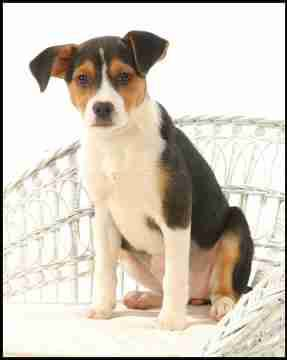
#> input picture Lab_03/data/doga.jpg, 287 x 360 px, found by its file name
$ jupyter execute IVP_Lab_03.ipynb
#> lines starting #> are read from the running program, lines starting #| are printed output that depends on the picture
Image Manipulations

1) Create numpy array from image object.

[cell 1]
from PIL import Image
from IPython.display import display

img = Image.open('doga.jpg')
#> img is the input picture: PIL image 287x360 RGB; mean R, G, B 210.7, 202.7, 190
print("Type : ", type(img))
#| Type :  <class 'PIL.JpegImagePlugin.JpegImageFile'>
display(img)

[cell 2]
#converting into numpy array
import numpy as np

img_arr = np.array(img)
print("Type : ", type(img_arr))
#| Type :  <class 'numpy.ndarray'>
print("Shape : ", img_arr.shape)
#| Shape :  (360, 287, 3)
print(img_arr)
#> (printed output is left out)

[cell 3]
#converting numpy object into pil image
img_pil = Image.fromarray(img_arr)

print("Type : ", type(img_pil))
#| Type :  <class 'PIL.Image.Image'>
display(img_pil)

2) Converting from one file format to another.

[cell 4]
#jpg to png using PIL

img_jpg = Image.open('dogb.jpg')
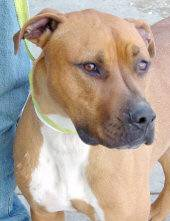
#> input picture Lab_03/data/dogb.jpg, 170 x 221 px, found by its file name
#> img_jpg is the input picture: PIL image 170x221 RGB; mean R, G, B 177.7, 162.9, 149.8
img_jpg.save('dogb.png')

[cell 5]
#lets load the saved png image
img_png = Image.open('dogb.png')
display(img_png)

[cell 6]
#png to jpg using PIL

save_jpg = img_png.save('saved.jpg')

[cell 7]
jpg = Image.open('saved.jpg')
display(jpg)

3) Cropping an Image.
Take RGB image and crop it.

[cell 8]
#using direct function in python

img_crop = jpg.crop((0, 0, 100, 100))
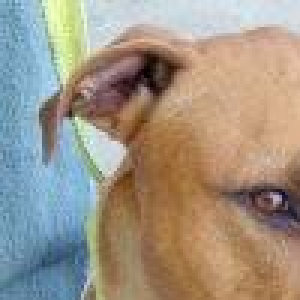
#> img_crop: PIL image 100x100 RGB (shown 3 times larger); mean R, G, B 159.6, 148.8, 134.4

display(jpg, 'original')
print("\n--------------------------------------\n")
display(img_crop, 'cropped')

[cell 9]
#cropping using indexing

img_arr = np.array(jpg)
print(img_arr.shape)
#| (221, 170, 3)

img_arr = img_arr[0 : 100, 0 : 100]
img_crop = Image.fromarray(img_arr)
print(img_arr.shape)
#| (100, 100, 3)
display(jpg, 'original')
print("\n--------------------------------------\n")
display(img_crop, 'cropped')

4) Negative of an Image.

[cell 10]
img_neg = 255 - img_arr
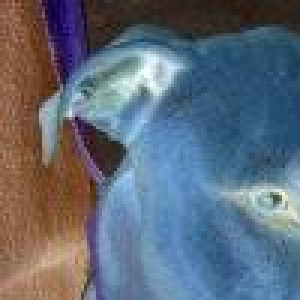
#> img_neg: shape (100, 100, 3) (shown 3 times larger); mean R, G, B 95.4, 106.2, 120.6

[cell 11]
import matplotlib.pyplot as plt

plt.subplot(2, 2, 1)
#> (this line was passed over: IPython is not available in this run)
plt.imshow(img_arr)
#> (this line was passed over: IPython is not available in this run)

plt.subplot(2, 2, 2)
#> (this line was passed over: IPython is not available in this run)
plt.imshow(img_neg)
#> (this line was passed over: IPython is not available in this run)

5) Creating a circular mask on the Image

[cell 12]
import cv2
img = cv2.imread('dogd.jpg')
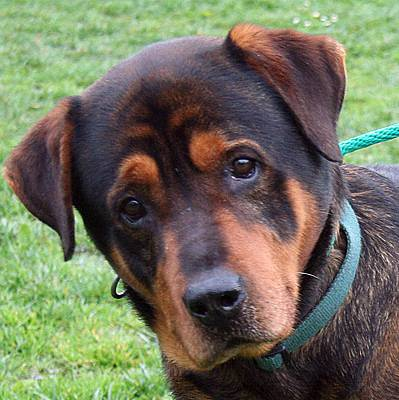
#> input picture Lab_03/data/dogd.jpg, 399 x 400 px, found by its file name
#> img is the input picture: shape (400, 399, 3); mean B, G, R 94.1, 114.8, 113.6
mask = np.zeros(img.shape, dtype = np.uint8)
mask = cv2.circle(mask, (260, 300), 225, (255, 255, 255), -1)

result = cv2.bitwise_and(img, mask)
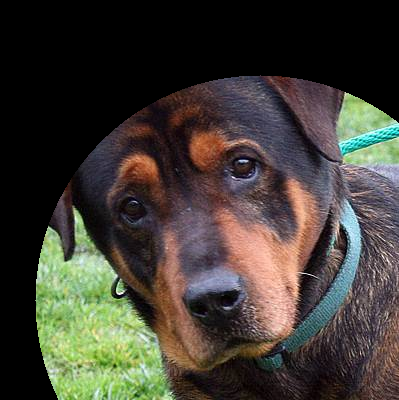
#> result: shape (400, 399, 3); mean B, G, R 53.4, 61.5, 65.7
result[mask == 0] == 255

[cell 13]
plt.subplot(2, 2, 1)
#> (this line was passed over: IPython is not available in this run)
plt.imshow(img)
#> (this line was passed over: IPython is not available in this run)

plt.subplot(2, 2, 2)
#> (this line was passed over: IPython is not available in this run)
